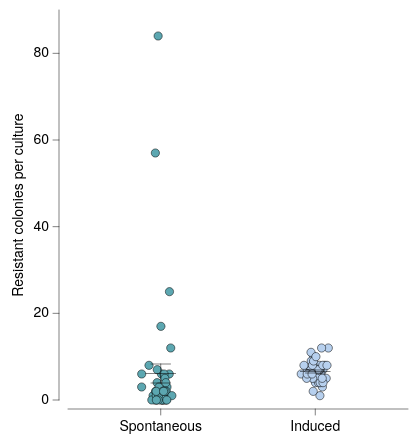

Source (Vega-Lite JSON):
### Vega-Lite specification from a JSON file in a GitHub repository (floating-point values rounded to 4 significant figures)
{"background": null, "config": {"arc": {"fill": "#DBDBDB", "fillOpacity": 1.0, "innerRadius": 42.5, "padAngle": 0.03, "stroke": "black", "strokeOpacity": 1, "strokeWidth": 0.25}, "area": {"fill": "#DBDBDB", "fillOpacity": 1.0, "stroke": "black", "strokeOpacity": 1, "strokeWidth": 0.25}, "axis": {"domain": true, "domainCap": "round", "domainColor": "black", "domainWidth": 0.25, "grid": false, "gridCap": "round", "gridColor": "#F1F1F1", "gridDash": [0, 0], "gridOpacity": 1.0, "gridWidth": 0.25, "labelColor": "black", "labelFont": "Helvetica Neue, HelveticaNeue, Helvetica, Arial, sans-serif", "labelFontSize": 7, "labelFontStyle": "normal", "labelFontWeight": 400, "offset": 4.5, "ticks": true, "tickCap": "round", "tickColor": "black", "tickRound": false, "tickSize": 3, "tickWidth": 0.25, "titleColor": "black", "titleFont": "Helvetica Neue, HelveticaNeue, Helvetica, Arial, sans-serif", "titleFontSize": 7, "titleFontStyle": "normal", "titleFontWeight": 400}, "axisX": {"domain": true, "labelAlign": "center", "labelAngle": 0, "labels": true, "ticks": true, "translate": 0}, "axisY": {"domain": true, "labelAlign": "right", "labelAngle": 0, "labels": true, "ticks": true, "translate": 0}, "axisRight": {"domain": true, "labelAlign": "left", "labelAngle": 0, "labels": true, "ticks": true, "translate": 0}, "axisTop": {"domain": true, "labelAlign": "center", "labelAngle": 0, "labels": true, "ticks": true, "translate": 0}, "axisBand": {"tickOffset": 0}, "bar": {"fill": "#DBDBDB", "fillOpacity": 1.0, "stroke": "black", "strokeOpacity": 1, "strokeWidth": 0.25}, "boxplot": {"size": 15.3, "ticks": {"cornerRadius": 0.25, "fill": "black", "opacity": 1, "size": 7.65, "thickness": 0.25}, "box": {"fillOpacity": 1.0, "stroke": "black", "strokeOpacity": 1, "strokeWidth": 0.25}, "median": {"cornerRadius": 0, "fill": "black", "fillOpacity": 1.0, "opacity": 1, "size": 15.3, "thickness": 0.25}, "rule": {"fill": "black", "fillOpacity": 1.0, "size": 17.0, "stroke": "black", "strokeDash": [0, 0], "strokeOpacity": 1, "strokeWidth": 0.25}, "outliers": {"color": "black", "fill": "black", "fillOpacity": 1.0, "size": 0, "stroke": "black", "strokeOpacity": 1, "strokeWidth": 0.25}}, "circle": {"fill": "black", "fillOpacity": 1.0, "size": 2.125, "stroke": null, "strokeOpacity": 1, "strokeWidth": 0.25}, "errorband": {"band": {"fillOpacity": 0.6, "stroke": null, "strokeWidth": 0.25, "strokeOpacity": 1}, "borders": {"opacity": 0, "strokeOpacity": 0.25, "strokeWidth": 1}}, "errorbar": {"opacity": 1, "rule": {"strokeDash": [0, 0], "strokeWidth": 0.25}, "ticks": {"color": "black", "cornerRadius": 0.125, "opacity": 1, "size": 10.2, "thickness": 0.25}, "thickness": 0.25}, "font": "Helvetica Neue, HelveticaNeue, Helvetica, Arial, sans-serif", "geoshape": {"fill": "#DBDBDB", "fillOpacity": 1.0, "stroke": "black", "strokeOpacity": 1, "strokeWidth": 0.25}, "header": {"labelColor": "black", "labelFont": "Helvetica Neue, HelveticaNeue, Helvetica, Arial, sans-serif", "labelFontSize": 7, "labelFontStyle": "normal", "labelFontWeight": 400, "titleColor": "black", "titleFont": "Helvetica Neue, HelveticaNeue, Helvetica, Arial, sans-serif", "titleFontSize": 7, "titleFontStyle": "normal", "titleFontWeight": 400, "titlePadding": 0}, "legend": {"disable": false, "offset": 4.5, "titlePadding": 4, "labelOffset": 2, "gradientLabelOffset": 2, "gradientLength": 85.0, "gradientThickness": 8.5, "gradientOpacity": 1.0, "gradientStrokeColor": "black", "gradientStrokeWidth": 0.25, "labelColor": "black", "labelFont": "Helvetica Neue, HelveticaNeue, Helvetica, Arial, sans-serif", "labelFontSize": 7, "labelFontStyle": "normal", "labelFontWeight": 400, "strokeColor": "black", "strokeWidth": 0, "symbolSize": 42, "symbolStrokeColor": "black", "symbolStrokeWidth": 0.25, "titleColor": "black", "titleFont": "Helvetica Neue, HelveticaNeue, Helvetica, Arial, sans-serif", "titleFontSize": 7, "titleFontStyle": "normal", "titleFontWeight": 400}, "line": {"color": "black", "stroke": "black", "strokeCap": "butt", "strokeDash": [0, 0], "strokeOpacity": 1, "strokeWidth": 0.5}, "point": {"filled": true, "fill": "#DBDBDB", "fillOpacity": 1.0, "size": 8.5, "stroke": "black", "strokeOpacity": 1, "strokeWidth": 0.25}, "range": {"category": ["#5CA7B1", "#B7D0EE", "#B7B3E4", "#B3DAB5", "#F5E1B3", "#3D727B", "#809DC7", "#867DAC", "#80A988", "#CBB17A", "#204148", "#546B94", "#584C77", "#507B5F", "#9D824D"], "diverging": {"scheme": ["#6F572A", "#876E43", "#9E875F", "#B5A17F", "#CABBA2", "#DCD6CC", "#F4F1E9", "#C9D7DA", "#9DBFC6", "#78A5AF", "#558B96", "#36717C", "#1A5762"]}, "heatmap": {"scheme": ["#32022B", "#43044D", "#4C196E", "#4D338C", "#484DA6", "#3A68BB", "#1D83CA", "#1D9CCB", "#23B5C9", "#28CDC5", "#4DE0B4", "#91EE9F"]}, "ordinal": {"scheme": ["#F1F1F1", "#DBDBDB", "#C6C6C6", "#B2B2B2", "#9D9D9D", "#898989", "#767676", "#636363", "#515151", "#404040", "#2F2F2F", "#1F1F1F"]}, "ramp": {"scheme": ["#32022B", "#43044D", "#4C196E", "#4D338C", "#484DA6", "#3A68BB", "#1D83CA", "#1D9CCB", "#23B5C9", "#28CDC5", "#4DE0B4", "#91EE9F"]}}, "rule": {"color": "black", "stroke": "black", "strokeCap": "round", "strokeDash": [2, 2], "strokeOpacity": 1, "strokeWidth": 0.25}, "scale": {"bandPaddingInner": 0.1, "bandPaddingOuter": 0.1, "round": false}, "rect": {"fill": "#DBDBDB", "fillOpacity": 1.0, "stroke": "black", "strokeOpacity": 1, "strokeWidth": 0.25}, "square": {"fill": "#DBDBDB", "fillOpacity": 1.0, "size": 17.0, "stroke": "black", "strokeOpacity": 1, "strokeWidth": 0.25}, "text": {"color": "black", "font": "Helvetica Neue, HelveticaNeue, Helvetica, Arial, sans-serif", "fontSize": 7, "fontStyle": "normal", "fontWeight": 400}, "tick": {"color": "black", "cornerRadius": 0.125, "opacity": 1.0, "size": 15.3, "thickness": 0.25}, "title": {"anchor": "middle", "frame": "group", "color": "black", "font": "Helvetica Neue, HelveticaNeue, Helvetica, Arial, sans-serif", "fontSize": 7, "fontStyle": "normal", "fontWeight": 400, "subtitleColor": "black", "subtitleFont": "Helvetica Neue, HelveticaNeue, Helvetica, Arial, sans-serif", "subtitleFontSize": "Helvetica Neue, HelveticaNeue, Helvetica, Arial, sans-serif", "subtitleFontStyle": "normal", "subtitleFontWeight": 400}, "trail": {"color": "black", "opacity": 1, "size": 0.5}, "view": {"continuousWidth": 170, "continuousHeight": 195, "discreteWidth": 170, "discreteHeight": 195, "fill": null, "stroke": null, "strokeWidth": 0.25}}, "layer": [{"data": {"name": "data-be5efc503f801454705bfbbd0fbc7282"}, "mark": {"type": "circle", "opacity": 1.0, "size": 17.0, "stroke": "black", "strokeOpacity": 1, "strokeWidth": 0.25}, "encoding": {"color": {"field": "model", "legend": null, "scale": {"domain": ["Spontaneous", "Induced"]}, "sort": ["Spontaneous", "Induced"], "title": null, "type": "nominal"}, "x": {"axis": {}, "field": "model", "scale": {"domain": ["Spontaneous", "Induced"]}, "sort": ["Spontaneous", "Induced"], "title": null, "type": "nominal"}, "xOffset": {"field": "jitter_x", "scale": {"domain": [-9.538, 9.538], "range": [21.37, 40.45]}, "type": "quantitative"}, "y": {"field": "count", "title": "Resistant colonies per culture", "type": "quantitative"}}}, {"data": {"name": "data-2ce96e8bd071bd492ea4f4fdeaaf5274"}, "mark": {"type": "errorbar"}, "encoding": {"x": {"axis": {}, "field": "model", "scale": {"domain": ["Spontaneous", "Induced"]}, "sort": ["Spontaneous", "Induced"], "title": null, "type": "nominal"}, "y": {"field": "__mean", "title": "Resistant colonies per culture", "type": "quantitative"}, "yError": {"field": "__error"}}}, {"data": {"name": "data-2ce96e8bd071bd492ea4f4fdeaaf5274"}, "mark": {"type": "tick"}, "encoding": {"x": {"axis": {}, "field": "model", "scale": {"domain": ["Spontaneous", "Induced"]}, "sort": ["Spontaneous", "Induced"], "title": null, "type": "nominal"}, "y": {"field": "__mean", "title": "Resistant colonies per culture", "type": "quantitative"}}}], "$schema": "https://vega.github.io/schema/vega-lite/v6.4.1.json", "datasets": {"data-be5efc503f801454705bfbbd0fbc7282": [{"model": "Spontaneous", "count": 84.0, "jitter_x": -1.295}, {"model": "Spontaneous", "count": 6.0, "jitter_x": 4.254}, {"model": "Spontaneous", "count": 0.0, "jitter_x": 2.313}, {"model": "Spontaneous", "count": 1.0, "jitter_x": -0.4772}, {"model": "Spontaneous", "count": 57.0, "jitter_x": -2.681}, {"model": "Spontaneous", "count": 1.0, "jitter_x": 2.511}, {"model": "Spontaneous", "count": 2.0, "jitter_x": -0.4175}, {"model": "Spontaneous", "count": 0.0, "jitter_x": -2.876}, {"model": "Spontaneous", "count": 0.0, "jitter_x": 2.893}, {"model": "Spontaneous", "count": 0.0, "jitter_x": 1.213}, {"model": "Spontaneous", "count": 2.0, "jitter_x": 2.382}, {"model": "Spontaneous", "count": 0.0, "jitter_x": -2.204}, {"model": "Spontaneous", "count": 3.0, "jitter_x": 3.134}, {"model": "Spontaneous", "count": 12.0, "jitter_x": 5.006}, {"model": "Spontaneous", "count": 17.0, "jitter_x": 0.09161}, {"model": "Spontaneous", "count": 6.0, "jitter_x": 0.3769}, {"model": "Spontaneous", "count": 1.0, "jitter_x": -1.9}, {"model": "Spontaneous", "count": 7.0, "jitter_x": -1.73}, {"model": "Spontaneous", "count": 2.0, "jitter_x": 0.3691}, {"model": "Spontaneous", "count": 0.0, "jitter_x": 1.052}, {"model": "Spontaneous", "count": 1.0, "jitter_x": -3.825}, {"model": "Spontaneous", "count": 0.0, "jitter_x": -4.455}, {"model": "Spontaneous", "count": 2.0, "jitter_x": -2.595}, {"model": "Spontaneous", "count": 6.0, "jitter_x": 1.659}, {"model": "Spontaneous", "count": 1.0, "jitter_x": -2.225}, {"model": "Spontaneous", "count": 6.0, "jitter_x": -9.512}, {"model": "Spontaneous", "count": 0.0, "jitter_x": 0.609}, {"model": "Spontaneous", "count": 4.0, "jitter_x": -1.815}, {"model": "Spontaneous", "count": 0.0, "jitter_x": 0.1395}, {"model": "Spontaneous", "count": 8.0, "jitter_x": -5.86}, {"model": "Spontaneous", "count": 2.0, "jitter_x": 2.818}, {"model": "Spontaneous", "count": 1.0, "jitter_x": 0.7591}, {"model": "Spontaneous", "count": 1.0, "jitter_x": 5.578}, {"model": "Spontaneous", "count": 1.0, "jitter_x": -1.086}, {"model": "Spontaneous", "count": 0.0, "jitter_x": -1.262}, {"model": "Spontaneous", "count": 3.0, "jitter_x": -0.8362}, {"model": "Spontaneous", "count": 0.0, "jitter_x": 3.038}, {"model": "Spontaneous", "count": 5.0, "jitter_x": 2.066}, {"model": "Spontaneous", "count": 0.0, "jitter_x": -2.179}, {"model": "Spontaneous", "count": 2.0, "jitter_x": 1.015}, {"model": "Spontaneous", "count": 4.0, "jitter_x": 2.549}, {"model": "Spontaneous", "count": 2.0, "jitter_x": -2.254}, {"model": "Spontaneous", "count": 3.0, "jitter_x": -9.538}, {"model": "Spontaneous", "count": 2.0, "jitter_x": 2.174}, {"model": "Spontaneous", "count": 2.0, "jitter_x": 1.42}, {"model": "Spontaneous", "count": 25.0, "jitter_x": 4.373}, {"model": "Induced", "count": 7.0, "jitter_x": -4.055}, {"model": "Induced", "count": 6.0, "jitter_x": -1.535}, {"model": "Induced", "count": 10.0, "jitter_x": -0.6355}, {"model": "Induced", "count": 1.0, "jitter_x": 2.319}, {"model": "Induced", "count": 4.0, "jitter_x": 2.952}, {"model": "Induced", "count": 3.0, "jitter_x": 3.559}, {"model": "Induced", "count": 8.0, "jitter_x": 4.811}, {"model": "Induced", "count": 6.0, "jitter_x": -7.011}, {"model": "Induced", "count": 8.0, "jitter_x": 2.099}, {"model": "Induced", "count": 8.0, "jitter_x": -1.069}, {"model": "Induced", "count": 5.0, "jitter_x": -1.171}, {"model": "Induced", "count": 7.0, "jitter_x": 3.866}, {"model": "Induced", "count": 6.0, "jitter_x": 2.812}, {"model": "Induced", "count": 4.0, "jitter_x": 0.1008}, {"model": "Induced", "count": 5.0, "jitter_x": 0.1791}, {"model": "Induced", "count": 2.0, "jitter_x": -1.035}, {"model": "Induced", "count": 8.0, "jitter_x": -5.648}, {"model": "Induced", "count": 7.0, "jitter_x": 2.342}, {"model": "Induced", "count": 7.0, "jitter_x": 2.058}, {"model": "Induced", "count": 10.0, "jitter_x": -0.8622}, {"model": "Induced", "count": 6.0, "jitter_x": -0.107}, {"model": "Induced", "count": 9.0, "jitter_x": -2.015}, {"model": "Induced", "count": 7.0, "jitter_x": 0.5167}, {"model": "Induced", "count": 6.0, "jitter_x": 0.6283}, {"model": "Induced", "count": 5.0, "jitter_x": 5.456}, {"model": "Induced", "count": 4.0, "jitter_x": 1.604}, {"model": "Induced", "count": 7.0, "jitter_x": -2.198}, {"model": "Induced", "count": 5.0, "jitter_x": 1.081}, {"model": "Induced", "count": 7.0, "jitter_x": 1.435}, {"model": "Induced", "count": 4.0, "jitter_x": 2.44}, {"model": "Induced", "count": 8.0, "jitter_x": 3.744}, {"model": "Induced", "count": 4.0, "jitter_x": 3.864}, {"model": "Induced", "count": 11.0, "jitter_x": -2.128}, {"model": "Induced", "count": 6.0, "jitter_x": -3.503}, {"model": "Induced", "count": 12.0, "jitter_x": 6.514}, {"model": "Induced", "count": 6.0, "jitter_x": -3.583}, {"model": "Induced", "count": 8.0, "jitter_x": -1.411}, {"model": "Induced", "count": 5.0, "jitter_x": -1.325}, {"model": "Induced", "count": 5.0, "jitter_x": -4.318}, {"model": "Induced", "count": 12.0, "jitter_x": 3.166}, {"model": "Induced", "count": 9.0, "jitter_x": -0.8601}, {"model": "Induced", "count": 6.0, "jitter_x": -4.031}, {"model": "Induced", "count": 6.0, "jitter_x": -1.599}, {"model": "Induced", "count": 10.0, "jitter_x": 0.325}, {"model": "Induced", "count": 5.0, "jitter_x": 3.481}, {"model": "Induced", "count": 8.0, "jitter_x": 5.858}], "data-2ce96e8bd071bd492ea4f4fdeaaf5274": [{"model": "Spontaneous", "__mean": 6.13, "__error": 2.2, "__dysonsphere__": 1}, {"model": "Induced", "__mean": 6.587, "__error": 0.3538, "__dysonsphere__": 1}]}}
